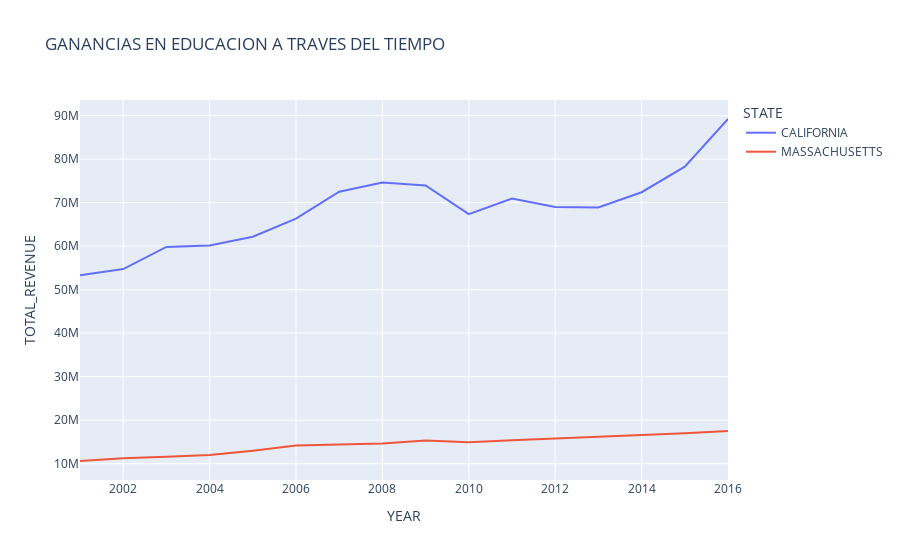

The cell this chart's notebook holds for it:
### Code cell
#4.Gráfico de Línea 2 - Series Múltiples
#-------------------------------------------------
educacion = pd.read_csv("Data/states_all.csv", usecols=["STATE", "YEAR", "TOTAL_REVENUE"])

px.line(
    (educacion
     .query("2000 < YEAR < 2017 and STATE in ['CALIFORNIA', 'MASSACHUSETTS']")
    ), 
    x="YEAR", 
    y="TOTAL_REVENUE",
    color="STATE",
    title="GANANCIAS EN EDUCACION A TRAVES DEL TIEMPO"
)

### Figure 1 — Plotly figure (JSON) as saved in the notebook; plotly's stock layout.template omitted (floating-point values rounded to 4 significant figures)
{"data": [{"hovertemplate": "STATE=CALIFORNIA<br>YEAR=%{x}<br>TOTAL_REVENUE=%{y}<extra></extra>", "legendgroup": "CALIFORNIA", "line": {"color": "#636efa", "dash": "solid"}, "marker": {"symbol": "circle"}, "mode": "lines", "name": "CALIFORNIA", "orientation": "v", "showlegend": true, "type": "scatter", "x": [2001, 2002, 2003, 2004, 2005, 2006, 2007, 2008, 2009, 2010, 2011, 2012, 2013, 2014, 2015, 2016], "xaxis": "x", "y": [53288943, 54727056, 59815855, 60162326, 62171797, 66302860, 72516936, 74626928, 73958896, 67356719, 70953331, 69016392, 68868516, 72389126, 78248042, 89217262], "yaxis": "y"}, {"hovertemplate": "STATE=MASSACHUSETTS<br>YEAR=%{x}<br>TOTAL_REVENUE=%{y}<extra></extra>", "legendgroup": "MASSACHUSETTS", "line": {"color": "#EF553B", "dash": "solid"}, "marker": {"symbol": "circle"}, "mode": "lines", "name": "MASSACHUSETTS", "orientation": "v", "showlegend": true, "type": "scatter", "x": [2001, 2002, 2003, 2004, 2005, 2006, 2007, 2008, 2009, 2010, 2011, 2012, 2013, 2014, 2015, 2016], "xaxis": "x", "y": [10613329, 11217085, 11591832, 11979937, 12976279, 14160242, 14407777, 14633578, 15298022, 14919763, 15396681, 15763456, 16114783, 16609204, 16985185, 17484704], "yaxis": "y"}], "layout": {"legend": {"title": {"text": "STATE"}, "tracegroupgap": 0}, "title": {"text": "GANANCIAS EN EDUCACION A TRAVES DEL TIEMPO"}, "xaxis": {"anchor": "y", "domain": [0, 1], "title": {"text": "YEAR"}}, "yaxis": {"anchor": "x", "domain": [0, 1], "title": {"text": "TOTAL_REVENUE"}}}}
